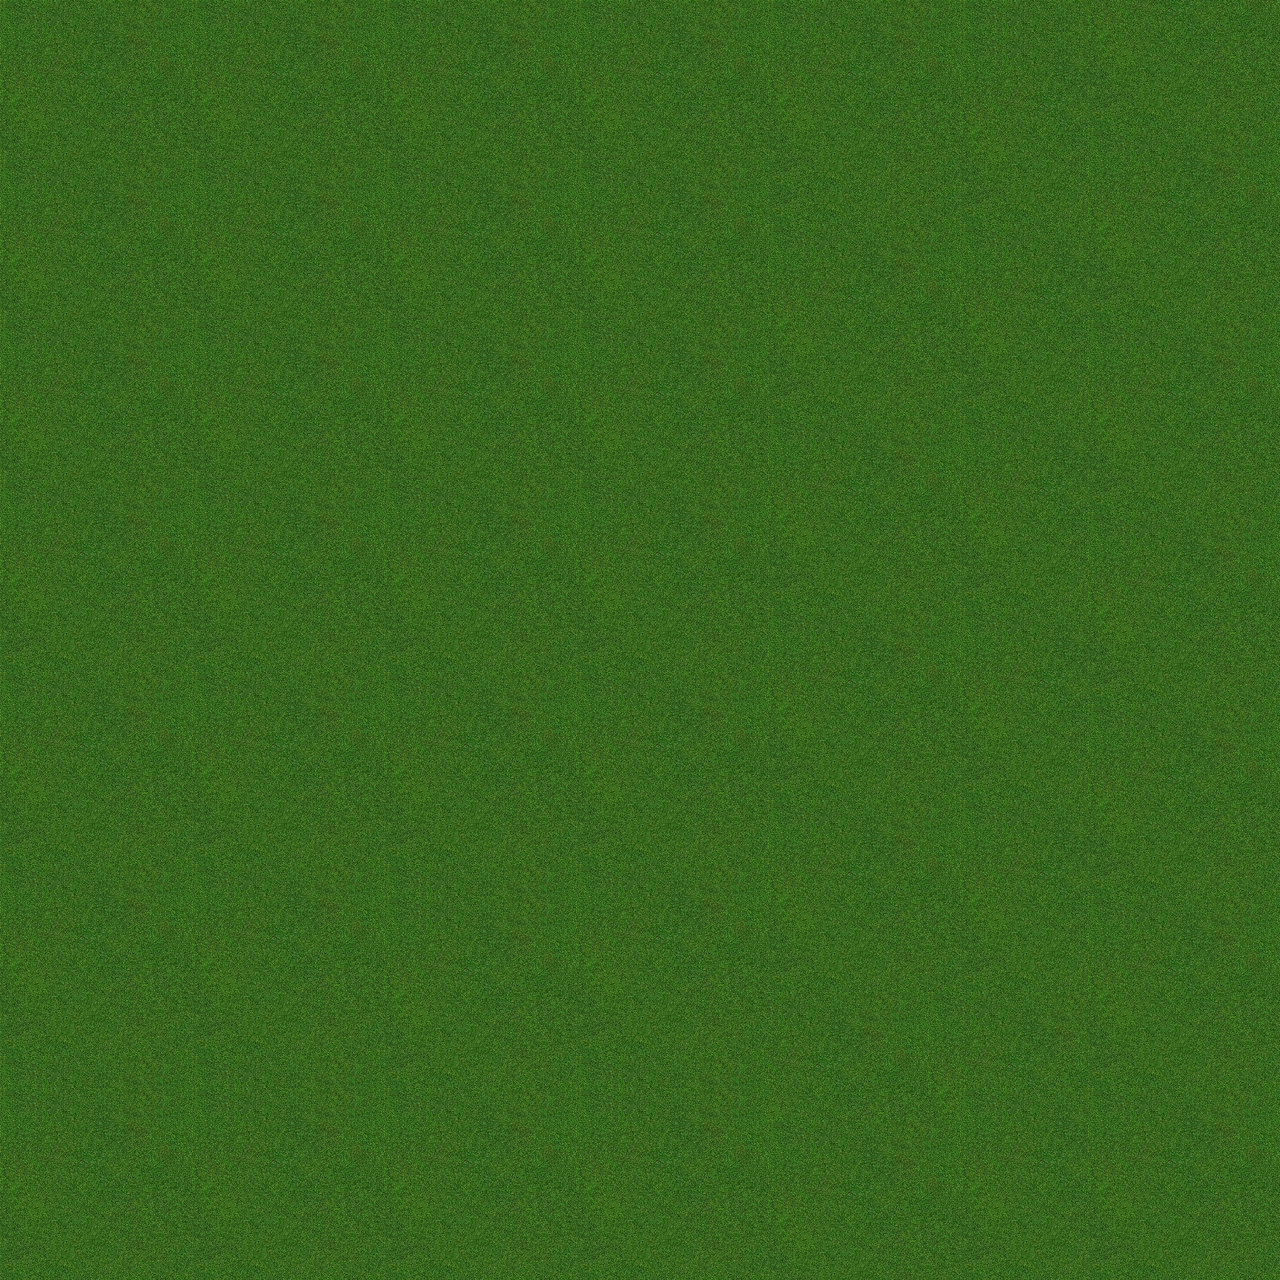

Below is a game level as drawn by its tile map, then a one-line description and the .tmx that defines it (tile-layer data replaced by summaries):
An orthogonal 40x40 tile map with 32x32 px tiles, 1 tile layer (Tile Layer 1).

<map version="1.0" orientation="orthogonal" width="40" height="40" tilewidth="32" tileheight="32">
 <tileset firstgid="1" name="grass" tilewidth="32" tileheight="32">
  <image source="grass.jpg" width="200" height="200" />
 </tileset>
 <layer name="Tile Layer 1" width="40" height="40">
  <data>[1600 cells, 1600 non-empty, 36 distinct tile ids]</data>
 </layer>
</map>
